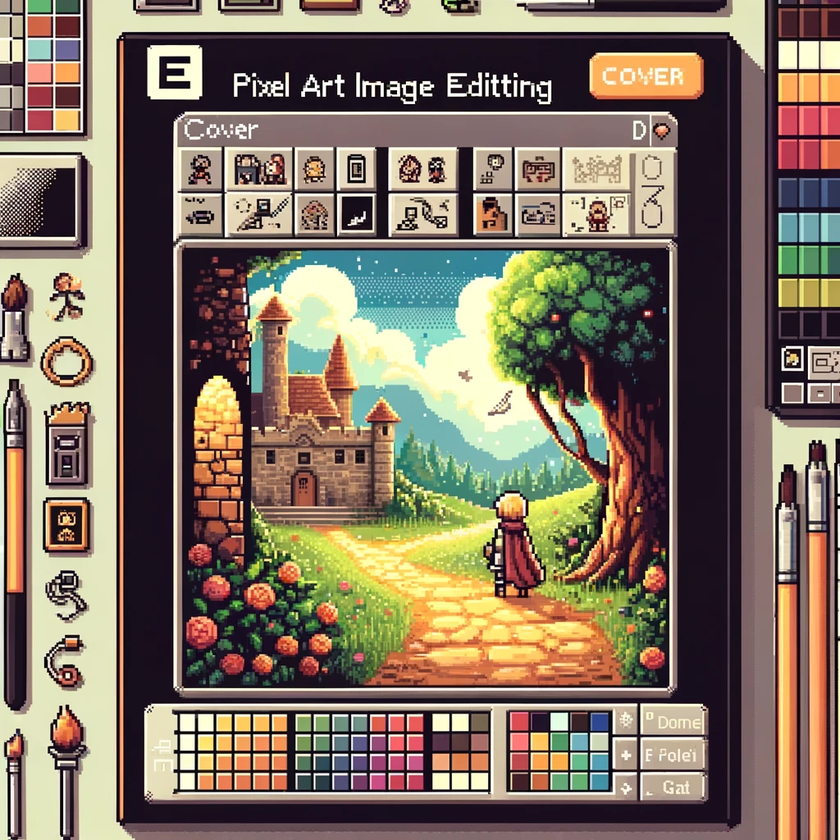
#> input picture cover.png, 840 x 840 px, shrunk from 1024 x 1024 before the run
$ python crop_background.py
#> lines starting #> are read from the running program, lines starting #| are printed output that depends on the picture
#> the answer given: cover.png
"""
This module uses the OpenCV library to crop the background of an image.
"""

import os
import sys
import cv2
import numpy as np


class CropBackground:
    """
    This class contains the methods to crop the background of an image.
    """

    def __init__(self, image_path="cover.png", output_path="output.png"):
        """
        The constructor method for the CropBackground class.

        :param image_path: The path to the image file.
        :param output_path: The path to the output file.
        """
        # Ensure image_path is a string
        if not isinstance(image_path, str):
            Warning("The image path must be a string - converting to string")
            image_path = str(image_path)
        self.image_path = image_path
        self.output_path = output_path

    def crop_background(self):
        """
        This method crops the background of an image.
        """

        # Read the image
        image = cv2.imread(self.image_path)
#> image is the input picture: shape (840, 840, 3); mean B, G, R 97.6, 114, 128.3
        if image is None:
            raise ValueError(
                f"Could not read image at path: {self.image_path}")

        # crop background using the GrabCut algorithm use advanced OpenCV functions to detect foreground and background
        mask = np.zeros(image.shape[:2], np.uint8)
        bgd_model = np.zeros((1, 65), np.float64)
        fgd_model = np.zeros((1, 65), np.float64)
        # avoid cutting head or dark hair
        # Adjust the rectangle to more accurately encompass the face
        # Adjust the rectangle to more accurately encompass the face
        # Increase start_x and start_y to move the rectangle to the right and up
        # Decrease width and height to make the rectangle smaller
        start_x = 300
        start_y = 300
        width = image.shape[1] - 400
#> width = 440
        height = image.shape[0] - 200
#> height = 640
        rect = (start_x, start_y, width, height)
#> rect = (300, 300, 440, 640)

        # Initialize the mask as probable background
        mask = np.full(image.shape[:2], cv2.GC_PR_BGD, dtype=np.uint8)

        # Specify a region in the center of the image as probable foreground
        # try to detect figure in the center of the image
        mask[rect[1]:rect[3], rect[0]:rect[2]] = cv2.GC_PR_FGD

        # Apply the GrabCut algorithm
        cv2.grabCut(image, mask, rect, bgd_model,
                    fgd_model, 10, cv2.GC_INIT_WITH_MASK)

        # Create a mask to remove the background
        mask2 = np.where((mask == cv2.GC_FGD) | (
            mask == cv2.GC_PR_FGD), 1, 0).astype('uint8')

        # Apply the mask to the image
        image = image * mask2[:, :, np.newaxis]
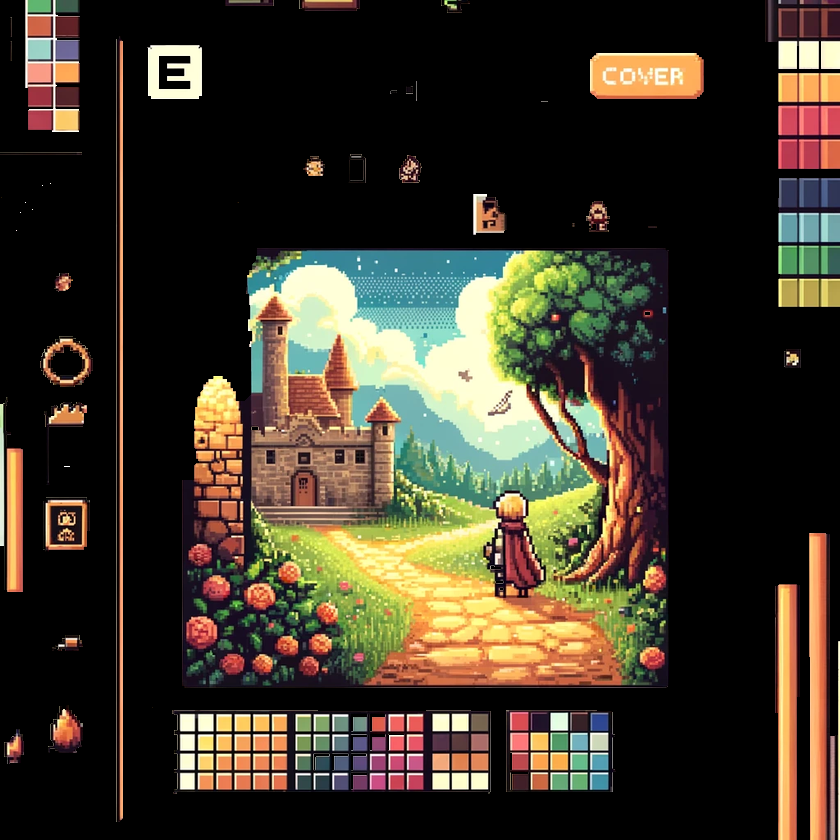
#> image: shape (840, 840, 3); mean B, G, R 41.2, 55, 62.3

        # Save the image
        cv2.imwrite(self.output_path, image)


def main():
    """
    The main function for the CropBackground class.
    """

    # ask for input and output paths
    input_path = input("Enter the path to the image: ")
    # Get the input and output paths from the command line arguments if they exist
    output_path = "output.png"

    # Check if the input path is a file
    if not os.path.isfile(input_path):
        print("Error: The input path is not a file.")
        sys.exit(1)

    print("Cropping the background of the image...")

    # Create an instance of the CropBackground class
    crop_background = CropBackground(input_path, output_path)

    # Crop the background of the image
    crop_background.crop_background()


if __name__ == "__main__":
    main()
